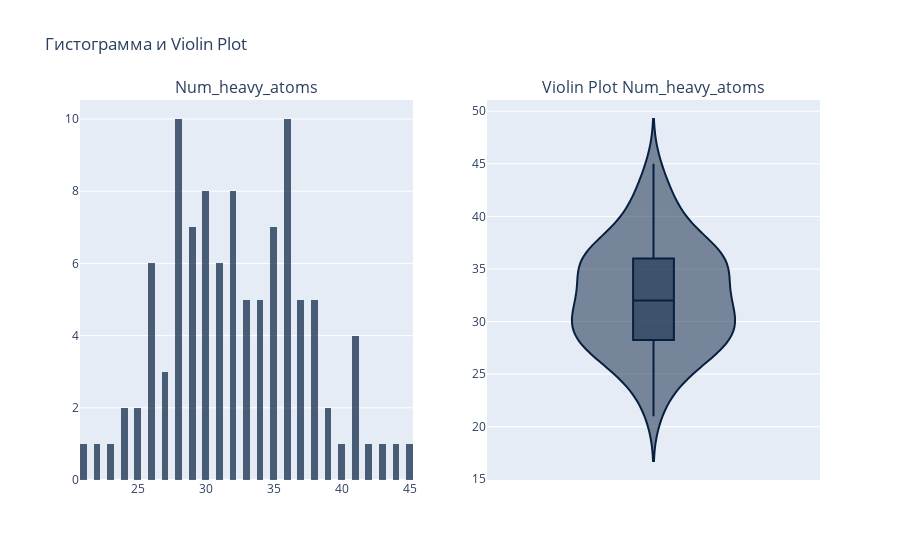

The cell this chart's notebook holds for it:
### Markdown cell above
Здесь результаты вполне обьяснимы. Пусть число мономеров везде одинаковое, но разные мономеры (то есть разные молекулы) - разное количество атомов

### Code cell
fig = make_subplots(rows=1, cols=2, subplot_titles=['Num_heavy_atoms', 'Violin Plot Num_heavy_atoms'])

hist_fig = px.histogram(df, x="Num_heavy_atoms", nbins = 60,
                 color_discrete_sequence = colors,
                 opacity = 0.7)

fig.add_trace(hist_fig['data'][0], row=1, col=1) 

violin_fig = px.violin(df, y="Num_heavy_atoms", color_discrete_sequence = colors, box = True)  
fig.add_trace(violin_fig['data'][0], row=1, col=2) 

fig.update_layout(showlegend=False, title_text="Гистограмма и Violin Plot") 

fig.show()

### Figure 1 — Plotly figure (JSON) as saved in the notebook; plotly's stock layout.template omitted (floating-point values rounded to 4 significant figures)
{"data": [{"alignmentgroup": "True", "bingroup": "x", "hovertemplate": "Num_heavy_atoms=%{x}<br>count=%{y}<extra></extra>", "legendgroup": "", "marker": {"color": "#082040", "opacity": 0.7, "pattern": {"shape": ""}}, "name": "", "nbinsx": 60, "offsetgroup": "", "orientation": "v", "showlegend": false, "type": "histogram", "x": [25, 30, 31, 29, 28, 33, 37, 28, 32, 36, 38, 35, 35, 30, 36, 35, 36, 32, 34, 26, 24, 36, 26, 26, 25, 39, 26, 35, 26, 32, 36, 30, 30, 41, 29, 35, 42, 43, 41, 30, 31, 34, 28, 31, 29, 40, 37, 38, 34, 34, 30, 39, 23, 21, 28, 24, 31, 32, 45, 30, 28, 33, 31, 28, 36, 35, 36, 33, 32, 41, 33, 44, 27, 36, 32, 31, 41, 37, 37, 29, 37, 36, 34, 38, 29, 38, 29, 27, 26, 36, 32, 22, 28, 32, 28, 33, 29, 38, 35, 28, 27, 28, 30], "xaxis": "x", "yaxis": "y"}, {"alignmentgroup": "True", "box": {"visible": true}, "hovertemplate": "Num_heavy_atoms=%{y}<extra></extra>", "legendgroup": "", "marker": {"color": "#082040"}, "name": "", "offsetgroup": "", "orientation": "v", "scalegroup": "True", "showlegend": false, "type": "violin", "x0": " ", "xaxis": "x2", "y": [25, 30, 31, 29, 28, 33, 37, 28, 32, 36, 38, 35, 35, 30, 36, 35, 36, 32, 34, 26, 24, 36, 26, 26, 25, 39, 26, 35, 26, 32, 36, 30, 30, 41, 29, 35, 42, 43, 41, 30, 31, 34, 28, 31, 29, 40, 37, 38, 34, 34, 30, 39, 23, 21, 28, 24, 31, 32, 45, 30, 28, 33, 31, 28, 36, 35, 36, 33, 32, 41, 33, 44, 27, 36, 32, 31, 41, 37, 37, 29, 37, 36, 34, 38, 29, 38, 29, 27, 26, 36, 32, 22, 28, 32, 28, 33, 29, 38, 35, 28, 27, 28, 30], "y0": " ", "yaxis": "y2"}], "layout": {"annotations": [{"font": {"size": 16}, "showarrow": false, "text": "Num_heavy_atoms", "x": 0.225, "xanchor": "center", "xref": "paper", "y": 1, "yanchor": "bottom", "yref": "paper"}, {"font": {"size": 16}, "showarrow": false, "text": "Violin Plot Num_heavy_atoms", "x": 0.775, "xanchor": "center", "xref": "paper", "y": 1, "yanchor": "bottom", "yref": "paper"}], "showlegend": false, "title": {"text": "Гистограмма и Violin Plot"}, "xaxis": {"anchor": "y", "domain": [0, 0.45]}, "xaxis2": {"anchor": "y2", "domain": [0.55, 1]}, "yaxis": {"anchor": "x", "domain": [0, 1]}, "yaxis2": {"anchor": "x2", "domain": [0, 1]}}}
